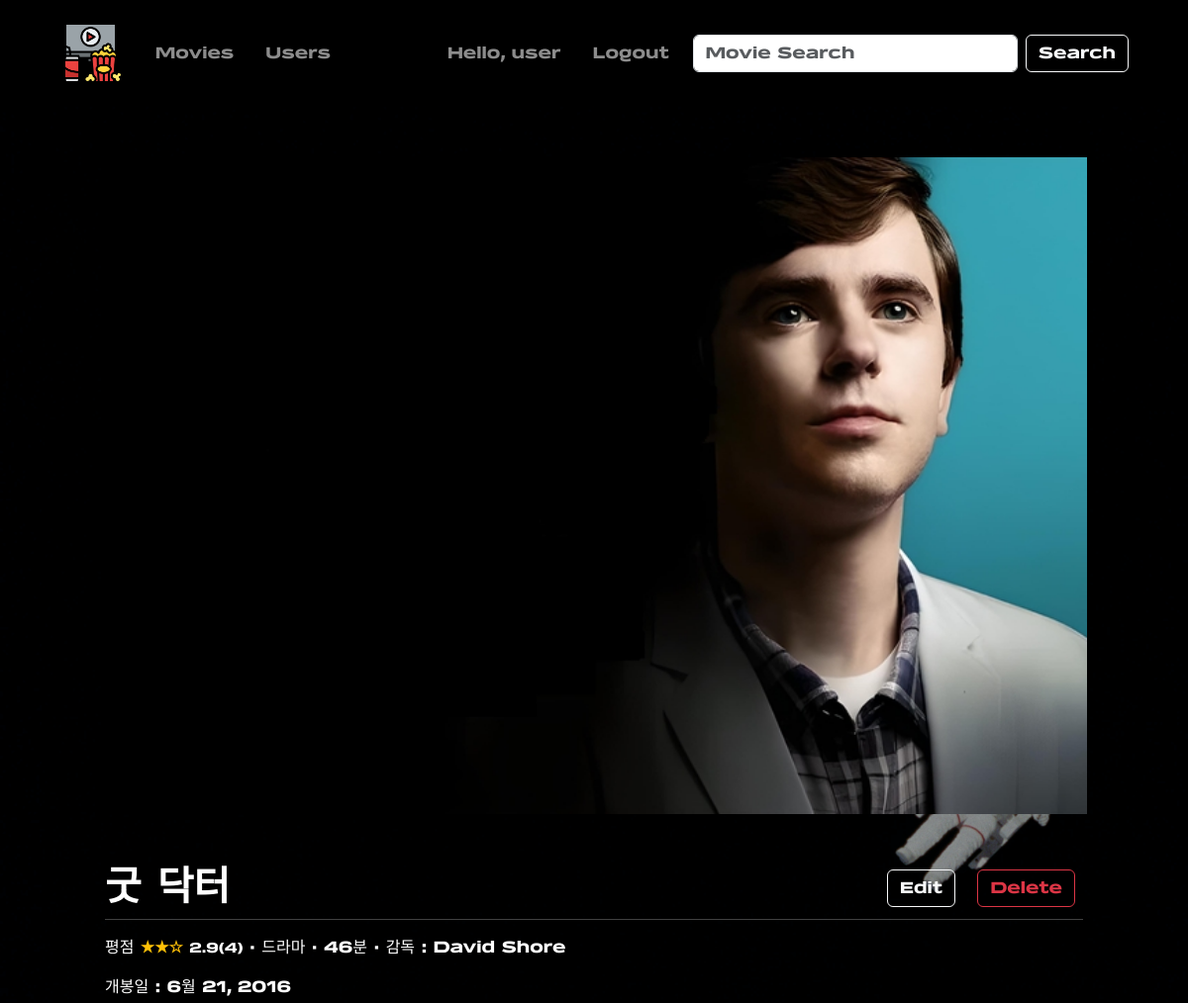
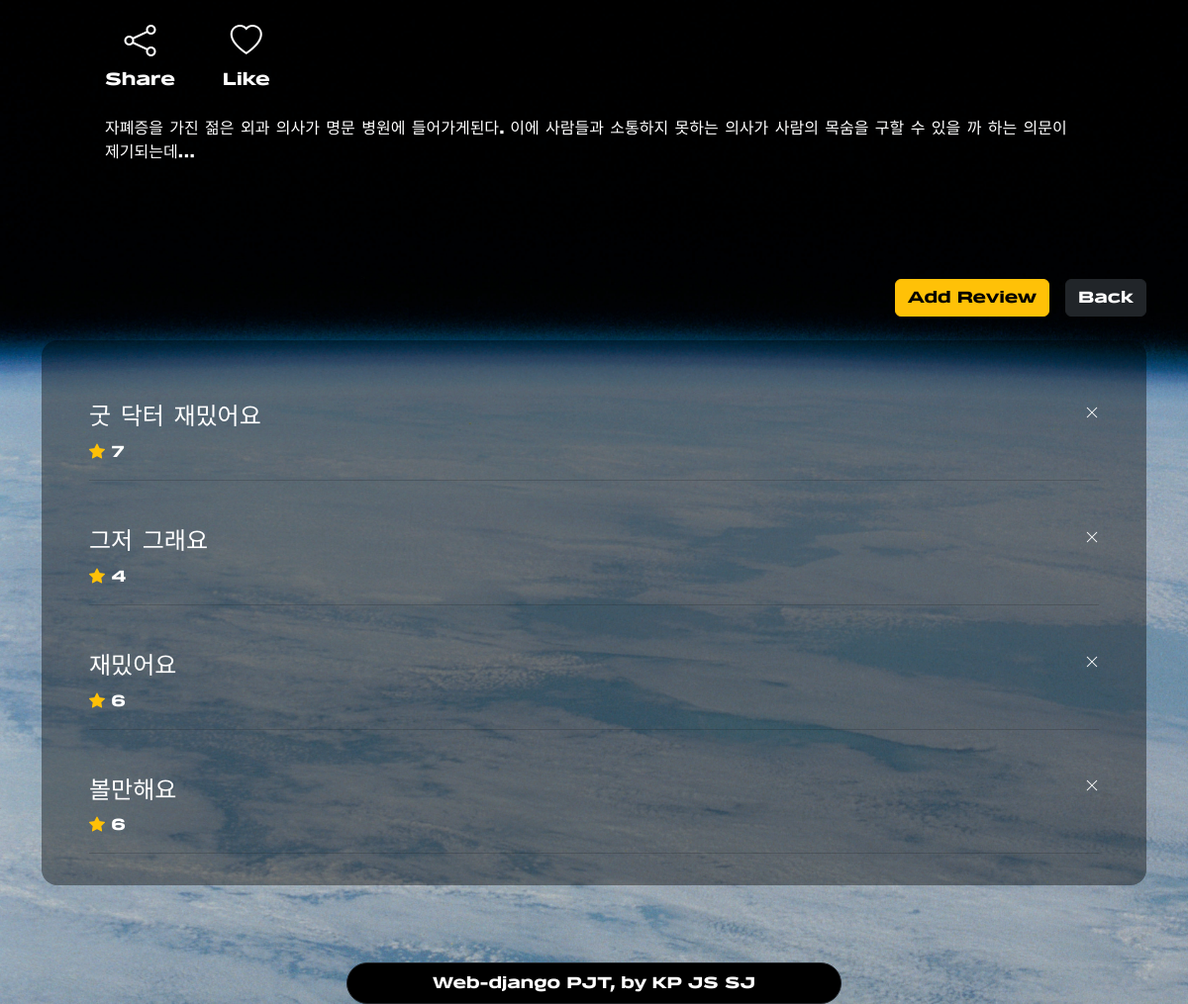
/movie/1 (signed in), run on the app's committed database (2 pictures, top to bottom).
### accounts/models.py (models this page shows)
class User(AbstractUser):
    pass

### articles/models.py (models this page shows)
class Movie(models.Model):
    title = models.CharField(max_length=30)
    summary = models.TextField()
    director = models.CharField(max_length=20)
    runningtime = models.IntegerField(default=50)
    releasedate = models.DateField(null=True)
    genrelist = (
        ("SF", "SF"),
        ("드라마", "드라마"),
        ("액션", "액션"),
        ("모험", "모험"),
        ("판타지", "판타지"),
        ("멜로", "멜로"),
        ("코미디", "코미디"),
        ("느와르", "느와르"),
        ("히어로", "히어로"),
        ("공포", "공포"),
        ("하이틴", "하이틴"),
    )
    jenre = MultiSelectField(
        choices=genrelist,
        min_choices=1,
        max_choices=3,
    )
    image = ProcessedImageField(
        blank=True,
        upload_to="images/",
        processors=[ResizeToFill(720, 480)],
        format="JPEG",
        options={"quality": 100},
    )
    thumbnail = ProcessedImageField(
        upload_to="images/",
        blank=True,
        processors=[ResizeToFill(700, 1000)],
        format="JPEG",
        options={"quality": 80},
    )

class Review(models.Model):
    title = models.CharField(max_length=30)
    content = models.TextField()
    movie = models.ForeignKey(Movie, on_delete=models.CASCADE)
    grade = models.IntegerField(
        validators=[MinValueValidator(1), MaxValueValidator(10)]
    )
    created_at = models.DateTimeField(auto_now_add=True)
    updated_at = models.DateTimeField(auto_now=True)
    user = models.ForeignKey(settings.AUTH_USER_MODEL, on_delete=models.CASCADE)

### articles/views.py (the view)
# urls.py: path("movie/<int:movie_pk>", views.moviedetail, name="moviedetail"),  # 영화 상세보기
@login_required
def moviedetail(request, movie_pk):
    reviews = Review.objects.filter(movie=movie_pk)
    movie = Movie.objects.get(pk=movie_pk)
    grade = reviews.aggregate(avg=Avg("grade"))
    cnt = reviews.count()
    avg = "리뷰 없음"
    star = ""
    if grade["avg"]:
        if grade["avg"] > 9.8:
            star = "★★★★★"
        elif grade["avg"] > 8.8:
            star = "★★★★☆"
        elif grade["avg"] > 7.8:
            star = "★★★★"
        elif grade["avg"] > 6.8:
            star = "★★★☆"
        elif grade["avg"] > 5.8:
            star = "★★★"
        elif grade["avg"] > 4.8:
            star = "★★☆"
        elif grade["avg"] > 3.8:
            star = "★★"
        elif grade["avg"] > 2.8:
            star = "★☆"
        elif grade["avg"] > 1.8:
            star = "★"
        elif grade["avg"] > 0.8:
            star = "☆"
        else:
            avg = ""
        avg = round(grade["avg"] / 2, 1)
    context = {
        "movie": movie,
        "reviews": reviews,
        "star": star,
        "avg": avg,
        "cnt": cnt,
    }
    return render(request, "articles/moviedetail.html", context)

### articles/templates/articles/moviedetail.html (shortened to what this page needs)
{% extends 'base.html' %}
{% load static %}
{% load django_bootstrap5 %}
{% block content %}
<div class="container my-5">
  <div class="review-back py-1 px-5 rounded-4">
    {% if movie.image %}
    <div class="d-flex justify-content-center">
      <img src="{{ movie.image.url }}" class="container">
    </div>
    {% endif %}
    <section class="my-5 d-flex justify-content-center">
      <div class="container mx-1">
        <div class="d-flex justify-content-between align-items-center">
          <h1 class="text-white fw-bolder m-0">{{ movie.title }}</h1>
          <div>
            <a class=" btn btn-outline-light m-2" href="{% url 'articles:movie_update' movie.pk %}">Edit</a>
            <a class=" btn btn-outline-danger m-2" href=" {% url 'articles:movie_delete' movie.pk %} ">Delete</a>
          </div>
        </div>
        <hr class=" mt-1 text-white">
        <p class="text-white">
          <span>평점
            <span class="text-warning fw-bold">{{ star }}</span>
            <span class="small">{{ avg }}({{ cnt }})</span>
          </span>
          <span>·</span>
          <span>{{ movie.jenre }}</span>
          <span>·</span>
          <span>{{ movie.runningtime }}분</span>
          <span>·</span>
          <span>감독 :
            {{ movie.director }}</span>
        </p>
        <p class="text-white">
          <span>개봉일 :
            {{ movie.releasedate }}</span>
        </p>
        <div class="d-flex">
          <div class="text-center me-5 my-2">
            <a class="p-0 btn btn-lg border-0 text-white" href="">
              <span class="bi bi-share fs-2"></span>
              <p class="small">Share</p>
            </a>
          </div>
          <div class="text-center me-4 my-2">
            <a class="p-0 btn btn-lg border-0 text-white" href="">
              <span class="bi bi-heart fs-2"></span>
              <p class="small">Like</p>
            </a>
          </div>
        </div>
        <p class="text-white">{{ movie.summary }}</p>
      </div>
    </section>
  </div>
  <div class="d-flex justify-content-end mb-4 mt-5">
    <a class="btn btn-warning" href="{% url 'articles:create' movie.pk %}">Add Review</a>
    <a class="btn btn-dark ms-3" href="{% url 'articles:index' %}">Back</a>
  </div>
  {% if reviews %}
  <div class="review-back py-3 px-5 rounded-4">
    {% for review in reviews %}
    <div class="d-flex justify-content-between mt-5">
      <a class="text-white text-decoration-none" href="{% url 'articles:detail' review.pk %}">
        <h4 class="f">{{ review.title }}
        </h4>
        <span class="text-white fs-6">
          <i class="bi bi-star-fill text-warning"></i>
          {{ review.grade }}
        </span>
      </a>
      <a href="{% url 'articles:delete' review.pk %}" class="text-white small text-decoration-none">
        <i class="bi bi-x-lg"></i>
      </a>
    </div>
    <hr class="fw-bolder">
    {% endfor %}
  </div>
  {% endif %}
</div>
{% endblock content %}

### templates/base.html (shortened to what this page needs)
{% load static %}
{% load django_bootstrap5 %}
<!DOCTYPE html>
<html lang="en">
<head>
  {% bootstrap_css %}
  <link rel="stylesheet" href="https://cdn.jsdelivr.net/npm/bootstrap-icons@1.9.1/font/bootstrap-icons.css">
  <link rel="stylesheet" href="{% static 'css/style.css' %}" type="text/css">
</head>
<body class="background-img">
  <nav class="navbar navbar-expand-lg navbar-dark bg-black py-3">
    <div class="container-fluid w-100">
      <a class="navbar-brand ms-5" href="{% url 'articles:index' %}">
        <img class="" src="{% static 'images/logo.png' %}" alt="logo" height="65">
      </a>
      <div class="collapse navbar-collapse" id="navbarSupportedContent">
        <ul class="navbar-nav me-auto mb-2 mb-lg-0">
          <li class="nav-item mx-2">
            <a class="nav-link" href="{% url 'articles:index' %}">Movies</a>
          </li>
          <li class="nav-item mx-2">
            <a class="nav-link" href="{% url 'accounts:userlist' %}">Users</a>
          </li>
        </ul>
        {% if user.is_authenticated %}
        <ul class="navbar-nav">
          <li class="nav-item mx-2">
            <a class="nav-link" href="{% url 'accounts:profile' user.pk %}">Hello,
              {{ request.user.username }}</a>
          </li>
          <a class="nav-link mx-2" href="{% url 'accounts:logout' %}">Logout</a>
        </ul>
        {% endif %}
        <form class="d-flex me-5" role="search" method="GET" action="{% url 'articles:search' %}">
          <input class="form-control mx-2" type="search" placeholder="Movie Search" name="search" aria-label="Search">
          <button class="btn btn-outline-light" type="submit">Search</button>
        </form>
      </div>
    </div>
  </nav>
  {% block content %}{% endblock %}
  <footer class="text-center">
    <div class="position-fixed bottom-0 w-100 d-flex justify-content-center">
      <div class="bg-black py-2 col-5 rounded-5 border border-dark">
        <p class="text-white m-0">Web-django PJT, by KP JS SJ</p>
      </div>
    </div>
    <div class="m-5">
      <br>
    </div>
  </footer>
</body>
</html>

### static/css/style.css (style rules this page uses)
body { width: 100vw; height: auto; font-family: "belgro"; background-image: url("../images/universe.jpg"); background-repeat: no-repeat; background-size: cover; }
.review-back { background-color: rgba(0, 0, 0, 0.396); }

### data on the page
User: user.username "user"
Movie: image (picture), title "굿 닥터", jenre "드라마", runningtime "46", director "David Shore", releasedate "6월 21, 2016", summary "자폐증을 가진 젊은 외과 의사가 명문 병원에 들어가게된다. 이에 사람들과 소통하지 못하는 의사가 사람의 목숨을 구할 수 있을 까 하는 의문이 제기되는데..."
Review: title "굿 닥터 재밌어요", grade "7"
Review: title "그저 그래요", grade "4"
Review: title "재밌어요", grade "6"
Review: title "볼만해요", grade "6"

### other printed values
{{ star }} "★★☆"
{{ avg }} "2.9"
{{ cnt }} "4"
